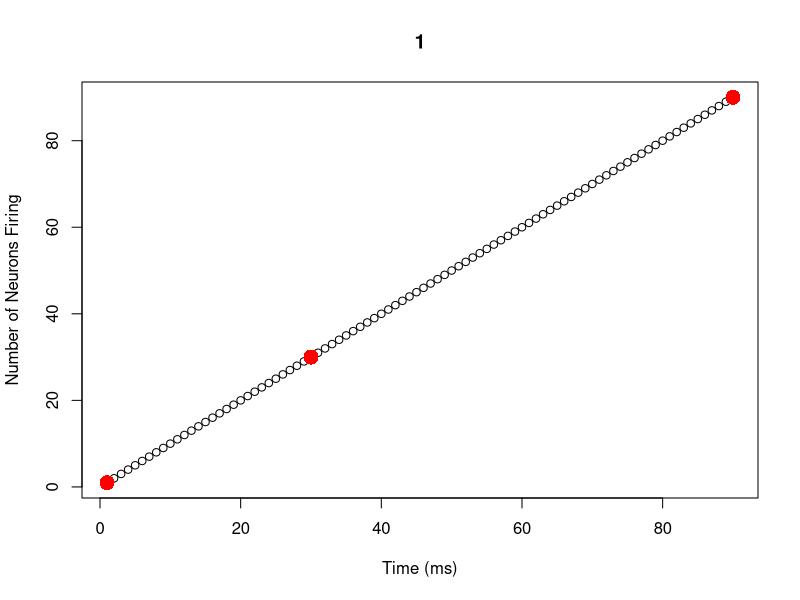
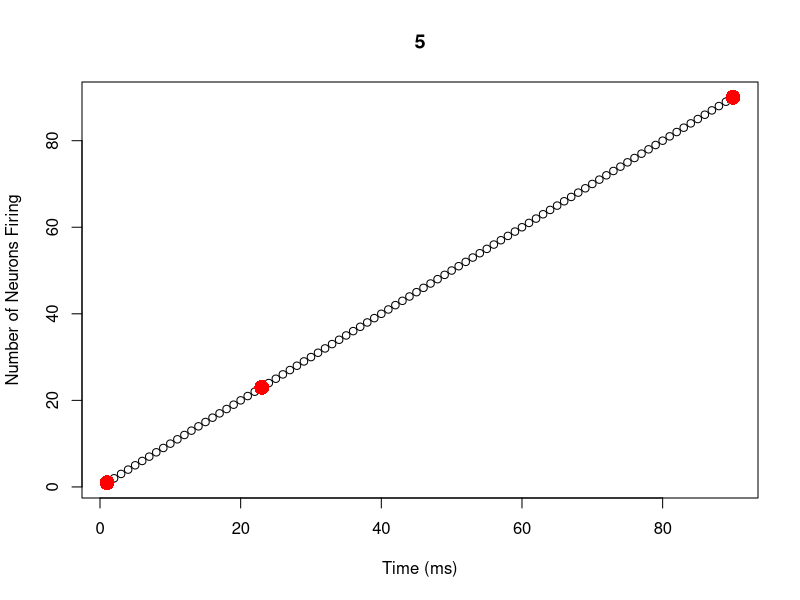
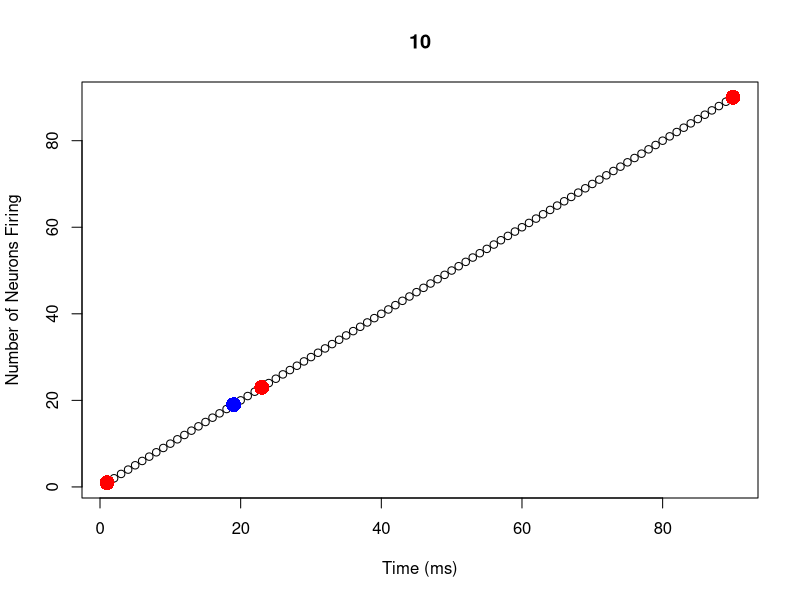
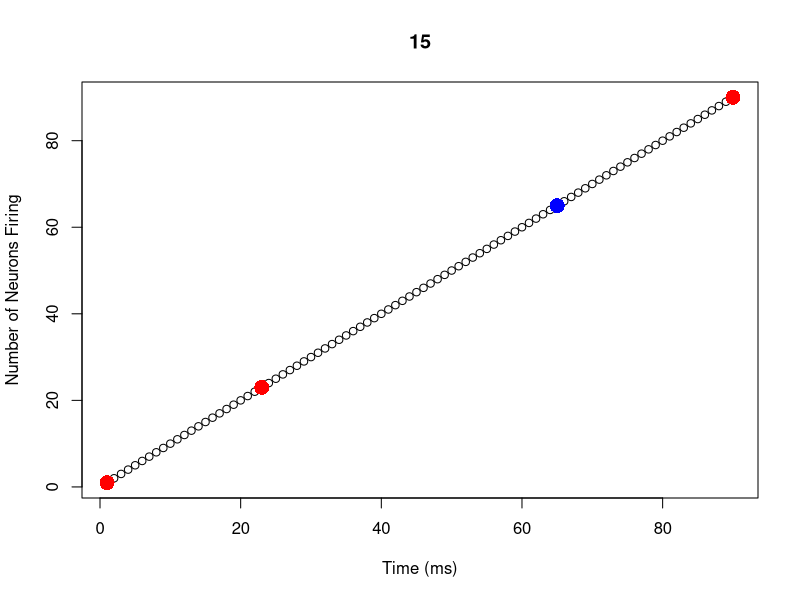
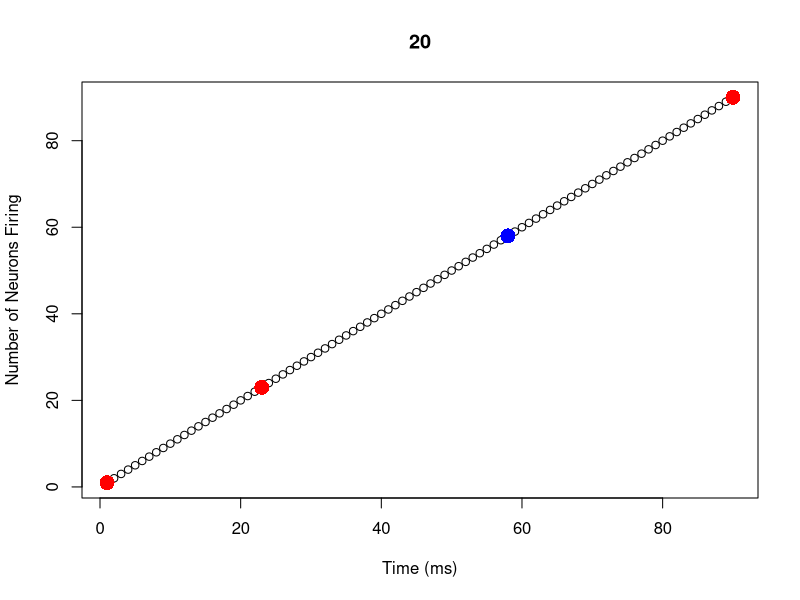
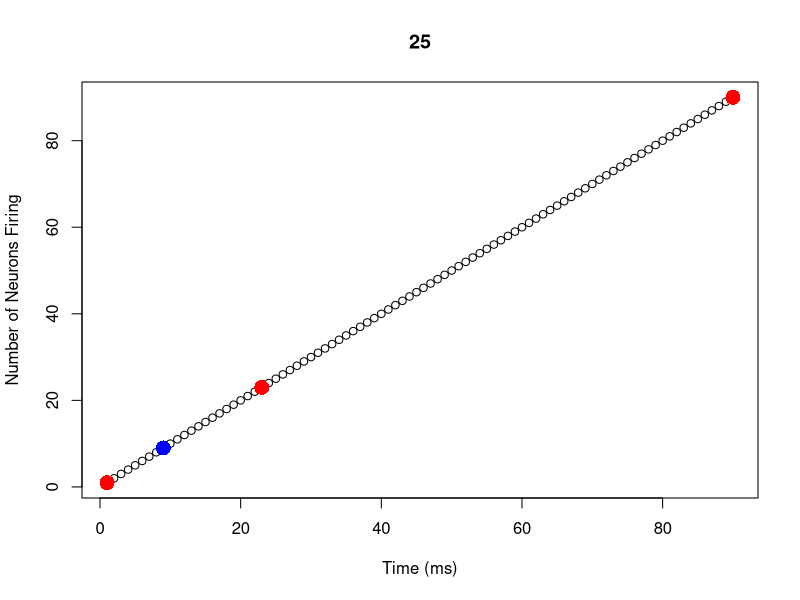
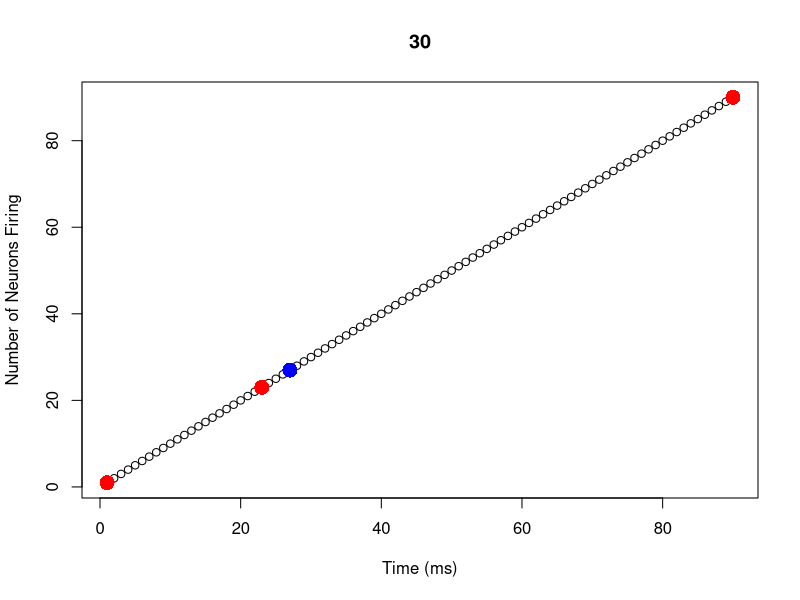
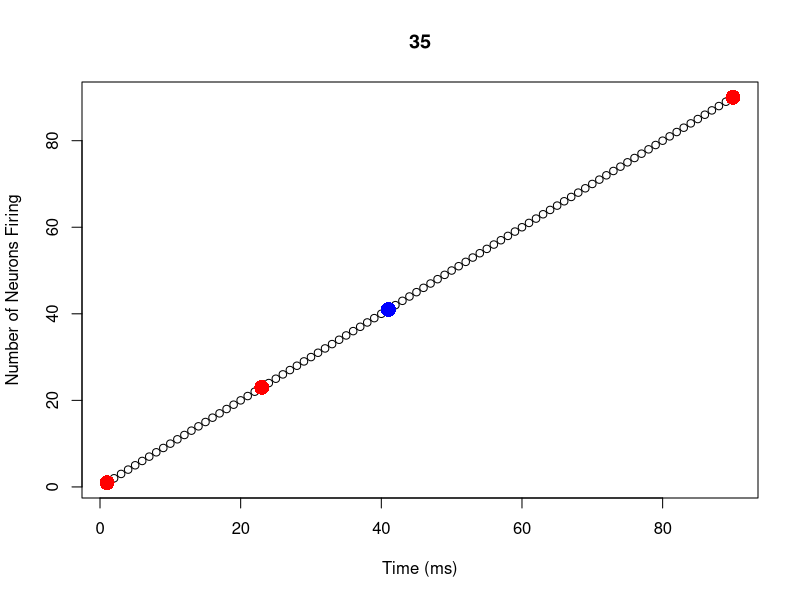

Reproduce these figures in R, in order.
#creating our data 
first = rnorm(30, mean = 5, sd = 1) #30 random data points from a normal distribution with mean of 5
second = rnorm(30, mean = 15, sd = 1) #30 random data points from a normal distribution with mean of 15
third = rnorm(30, mean = 30, sd = 1) #30 random data points from a normal distribution with mean of 30

dif_means_0 = c(first) #setting up null set
dif_means_1 = c(first, second) #adding two sets of data points together 
dif_means_2 = c(first, second, third) #adding three sets of data points together

time_0 = 1:30
time_1 = 1:60
time_2 = 1:90

test_data_0 = data.frame(time_0, dif_means_0) #our data with x = time and y = data from 1 set
test_data_1 = data.frame(time_1, dif_means_1) #our data with x = time and y = data from 2 sets
test_data_2 = data.frame(time_2, dif_means_2) #our data with x = time and y = data from 3 sets

#downloading the strucchange package
#install.packages("strucchange")
library("strucchange")

#Bai-Perron Method
bkpts_0 = breakpoints(test_data_0$dif_means_0 ~ test_data_0$time_0, breaks = 5, h = 0.1) #no break points 
bkpts_0$breakpoints #list of x-values (time) for breakpoints

bkpts_1 = breakpoints(test_data_1$dif_means_1 ~ test_data_1$time_1, breaks = 5, h = 0.1) #no break points 
bkpts_1$breakpoints #list of x-values (time) for breakpoints

bkpts_2 = breakpoints(test_data_2$dif_means_2 ~ test_data_2$time_2, breaks = 5, h = 0.1) #no break points 
bkpts_2$breakpoints #list of x-values (time) for breakpoints

#-----------------------------------------------------------------

test_k <- c(1,30,60)
test_k_2 <- c(1,30,50,60)

fitMetrics<-function(k_ends, test_data){

	#create sum objects
	sum_sd = 0
	sum_SSE = 0

	#get and sum standard deviation and SSE for regressions of all intervals
	if(length(k_ends) < 3 ){
		sum_sd = sd(test_data[,2])
		model = lm(test_data[,2]~test_data[,1])
		SSE = sum(model$residuals^2)
		sum_SSE = SSE
	}else{
		for(i in 1:length(k_ends)) {
  			if(k_ends[i] != 1){
			min = k_ends[i-1]
			x_values = test_data[c(min:i),1] #getting the x values in the interval
			y_values = test_data[c(min:i),2] #getting the y values in the interval
			data = data.frame(x_values, y_values) #re-making this into a dataframe 
			sum_sd = sum_sd + sd(y_values) #adding up all the standard deviations
			model = lm(y_values~x_values)
			SSE = sum(model$residuals^2)
			sum_SSE = sum_SSE + SSE #adding up all the SSEs 
			}
		}
	}
	c(sum_sd,sum_SSE)

}

new_metrics = fitMetrics(test_k, test_data_1)
old_metrics = fitMetrics(test_k_2, test_data_1)

sigma_new = new_metrics[1]
sigma_old = old_metrics[1]
SSE_new = new_metrics[2]
SSE_old = old_metrics[2]

ratio = exp(-1/(2 * sigma_new) * SSE_new) + exp(-1/(2 * sigma_old) * SSE_old)
u = runif(1) #random number from 0 to 1 taken from a normal distribution 

#our temporary L
if(ratio > 1) { 
  print("new")
} else if(ratio > u) {
  print("new")
} else {
  print("old")
}

#-----------------------------------------------------------------

#complete BAR - Variation 0 (Random/Random/Random)


#-------Key:
# k           = breakpoint's x-axis values 
# time        = integer x-values of the entire data set 
# interations = number of runs through Metropolis hastings 
# make        = the proportion (decimal) of the make step to occuring
# murder      = the proportion (decimal) of the murder step to occuring
  #note: the make and murder need to add to less then one 
bar0 = function(k, time, data, iterations, make, murder){ 

  prob_mmm = c(make, murder) #combining the two probabilties of make and murder that the user specifies 

  full_data = cbind(as.numeric(time), as.numeric(data)) #combing the time and data inputs from user

  n = max(full_data[,1]) #finding max value

  k_ends = c(min(full_data[,1]), k, max(full_data[,1])) #adding in end points to k values 

  fitMetrics<-function(k_ends, test_data){

	  #create sum objects
	  sum_sd = 0
	  sum_SSE = 0

	  #get and sum standard deviation and SSE for regressions of all intervals
	  if(length(k_ends) < 3 ){
		  sum_sd = sd(test_data[,2])
		  model = lm(test_data[,2]~test_data[,1])
		  SSE = sum(model$residuals^2)
		  sum_SSE = SSE
	  }else{
		  for(i in 1:length(k_ends)) {
  			if(k_ends[i] != 1){
			    min = k_ends[i-1]
			    x_values = test_data[c(min:i),1] #getting the x values in the interval
			    y_values = test_data[c(min:i),2] #getting the y values in the interval
			    data = data.frame(x_values, y_values) #re-making this into a dataframe 
			    sum_sd = sum_sd + sd(y_values) #adding up all the standard deviations
			    model = lm(y_values~x_values)
			    SSE = sum(model$residuals^2)
			    sum_SSE = sum_SSE + SSE #adding up all the SSEs 
			  }
		  }
	  }
	  c(sum_sd,sum_SSE)
  }
  
  #random make function, this makes a random point 
  count = 0 
  barMake0<-function(k_ends){
    
    count = count + 1 #this check to make sure we do not get stuck in an infinite loop 
    if(count < 10 ) {
      rand_spot = sample(k_ends[1]:k_ends[length(k_ends)], 1) #selects a random spot
      k_ends_final = sort(c(k_ends, rand_spot)) #adds the random spot and sorts it 
      d = diff(k_ends_final) #finds the difference between all the spots 
      if(min(d) < 3) { #this make sure an additional point is not to close to a point already in existance 
        barMake0(k_ends)
      } else {
        return(k_ends_final) #the old breakpoints + the new breakpoints 
      }
    }else {
      return(k_ends)
    }
    
  }
  
  
  #this function kills one breakpoint randomly 
  barMurder0<-function(k_ends){

	  k = k_ends[c(-1,-length(k_ends))]
	  random_num = sample(1:length(k), 1)
	  k_ends_final = k_ends[-(random_num+1)]
	  return(k_ends_final)

  }

  #kills a point randomly and then adds a point randomly 
  barMove0<-function(k_ends){

	  k_ends_less = barMurder0(k_ends)
	  k_ends_final = barMake0(k_ends_less)
	  return(k_ends_final)

  }

  #initializing matrixes 
  ratio_data = matrix(NA, nrow=1, ncol=6)
  all_k_new = matrix(NA, nrow=1, ncol=(n/3))
  all_k_best = matrix(NA, nrow=1, ncol=(n/3))

  #Metroplis Hastings 
  for(i in 1:iterations){

    old_metrics = fitMetrics(k_ends, full_data)
    sigma_old = old_metrics[1]
    SSE_old = old_metrics[2]

    u_step = runif(1) #random number from 0 to 1 taken from a uniform distribution for selecting step

    if(length(k_ends) < 3 | u_step < prob_mmm[1]){
      c_step = "make"
    } else if(u_step > prob_mmm[1] & u_step < sum(prob_mmm)){
      c_step = "murder"
    } else{
      c_step = "move"
    }

    if(c_step == "make"){
      k_ends_new = barMake0(k_ends)
    } else if (c_step == "murder"){
      k_ends_new = barMurder0(k_ends)
    } else{
      k_ends_new = barMove0(k_ends)
    }

    new_metrics = fitMetrics(k_ends_new, full_data)
    sigma_new = new_metrics[1]
    SSE_new = new_metrics[2]

    ratio = exp((-1*n*log((sqrt(2*pi)*sigma_new)+0.00001)-(1/(2*sigma_new^2+0.00001))*SSE_new)+((n*log(sqrt(2*pi)*sigma_old)+0.00001)+(1/(2*sigma_old^2+0.00001))*SSE_old))
    u_ratio = runif(1) #random number from 0 to 1 taken from a uniform distribution 

    if(ratio > u_ratio) {
      choice = "new"
    } else {
      choice = "old"
    }

    if(choice == "new"){
      k_ends = k_ends_new
    }else{
      k_ends = k_ends
    }

    ratio_data_print = c(ratio, u_ratio, sigma_new, SSE_new, sigma_old, SSE_old)
    k_ends_new_print = c(k_ends_new, rep(NA, (n/3)-length(k_ends_new)))
    k_ends_best_print = c(k_ends, rep(NA, (n/3)-length(k_ends)))

    ratio_data = rbind(ratio_data, ratio_data_print)
    all_k_new = rbind(all_k_new, k_ends_new_print)
    all_k_best = rbind(all_k_best, k_ends_best_print)

  }
  
  #cleaning up the matrixs 
  ratio_data = ratio_data[-1,]
  all_k_new = all_k_new[-1,colSums(is.na(all_k_new))<nrow(all_k_new)]
  all_k_best = all_k_best[-1,colSums(is.na(all_k_best))<nrow(all_k_best)]

  #plotting 
  plot(full_data, main = 1, xlab = "Time (ms)", ylab = "Number of Neurons Firing")
  points(all_k_new[1,],full_data[all_k_new[1,],2], col="blue", pch= 16, cex = 2)
  points(all_k_best[1,],full_data[all_k_best[1,],2], col="red", pch= 16, cex=2)
  for(i in 1:20) {
    n = i * 5
    plot(full_data, main = n, xlab = "Time (ms)", ylab = "Number of Neurons Firing")
    points(all_k_new[n,],full_data[all_k_new[n,],2], col="blue", pch= 16, cex = 2)
    points(all_k_best[n,],full_data[all_k_best[n,],2], col="red", pch= 16, cex = 2)
  }
  
  #prints the results
  print(ratio_data)
  print(all_k_new)
  print(all_k_best)
  
}

#calling the function
bar0(bkpts_2$breakpoints, test_data_2[,1], test_data_2[,1], 1000, 0.4, 0.4)
